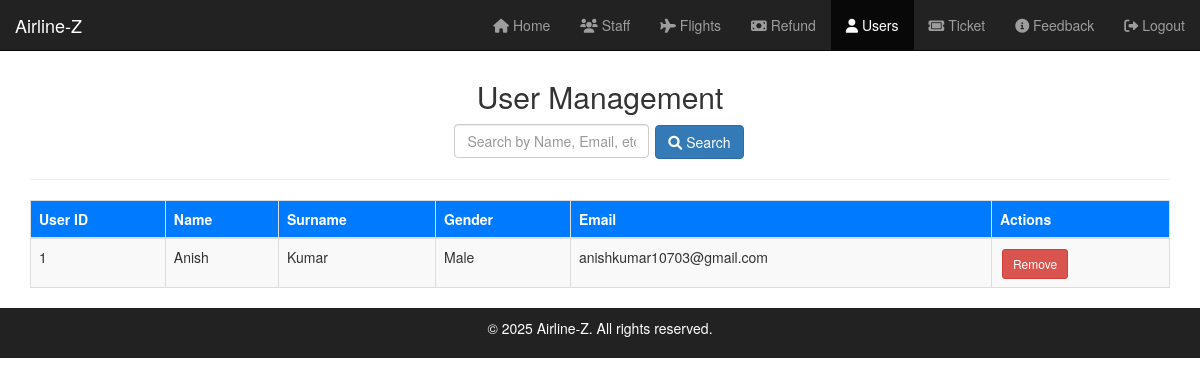
Screenshot of /admin/user-management (signed in) with the database file from the repository.
### tables this page shows
CREATE TABLE user (
    user_id INTEGER PRIMARY KEY AUTOINCREMENT,
    password TEXT NOT NULL,
    name TEXT NOT NULL,
    surname TEXT NOT NULL,
    gender TEXT NOT NULL,
    email TEXT NOT NULL,
    language TEXT,
    nationality TEXT,
    dob TEXT,
    street TEXT,
    locality TEXT,
    city TEXT,
    country TEXT,
    phone TEXT
);

### app.py (the view)
@app.route('/admin/user-management', methods=['GET'])
def user_management():
    search_query = request.args.get('query', '').strip()  # Get search query from URL parameters
    try:
        conn = get_db_connection()
        if search_query:
            users = conn.execute("""
                SELECT * FROM user
                WHERE LOWER(user_id) LIKE LOWER(?)
                OR LOWER(name) LIKE LOWER(?)
                OR LOWER(email) LIKE LOWER(?)
            """, (f"%{search_query}%", f"%{search_query}%", f"%{search_query}%")).fetchall()
        else:
            users = conn.execute("SELECT * FROM user").fetchall()
        conn.close()
        return render_template('admin/user-management.html', users=users, search_query=search_query)
    except Exception as e:
        flash(f"Error: {e}", "danger")
        return redirect(url_for('admin_panel'))

### app.py (called while the page is built)
def get_db_connection():
    conn = sqlite3.connect(DATABASE)
    conn.row_factory = sqlite3.Row  # Return rows as dictionaries
    return conn

@app.before_request
def require_login():
    admin_routes = [
        'admin_panel', 'staff_management', 'add_staff', 'remove_staff', 'modify_staff_form', 'modify_staff', 'search_staff',
        'flight_management', 'add_flight', 'remove_flight', 'modify_flight', 'search_flight',
        'refund_management', 'get_refunds', 'clear_refund', 'decline_refund', 'report_fraud',
        'user_management', 'add_user', 'remove_user',
        'ticket_management', 'remove_ticket', 'search_ticket', 'modify_ticket', 'add_ticket',
        'feedback_management'
    ]
    if request.endpoint in admin_routes and not session.get('admin_logged_in'):
        flash("You need to login first!", "warning")
        return redirect(url_for('admin_login'))

### templates/admin/user-management.html (shortened to what this page needs)
<!DOCTYPE html>
<html lang="en">
<head>
    <link rel="stylesheet" href="{{ url_for('static', filename='css/admin/user-management.css') }}">
    <link rel="stylesheet" href="https://maxcdn.bootstrapcdn.com/bootstrap/3.3.7/css/bootstrap.min.css">
    <link rel="stylesheet" href="https://cdnjs.cloudflare.com/ajax/libs/font-awesome/6.0.0/css/all.min.css">
</head>
<body>
    <nav class="navbar navbar-inverse navbar-fixed-top">
        <div class="container-fluid">
            <div class="navbar-header">
                <a class="navbar-brand" href="{{ url_for('index') }}">Airline-Z</a>
            </div>
            <div class="collapse navbar-collapse" id="adminNavbar">
                <ul class="nav navbar-nav navbar-right">
                    <li><a href="{{ url_for('admin_panel') }}"><i class="fa fa-home"></i> Home</a></li>
                    <li><a href="{{ url_for('staff_management') }}"><i class="fa fa-users"></i> Staff</a></li>
                    <li><a href="{{ url_for('flight_management') }}"><i class="fa fa-plane"></i> Flights</a></li>
                    <li><a href="{{ url_for('refund_management') }}"><i class="fa fa-money-bill"></i> Refund</a></li>
                    <li class="active"><a href="{{ url_for('user_management') }}"><i class="fa fa-user"></i> Users</a></li>
                    <li><a href="{{ url_for('ticket_management') }}"><i class="fa fa-ticket"></i> Ticket</a></li>
                    <li><a href="{{ url_for('feedback_management')}}"><i class="fa fa-info-circle"></i> Feedback</a></li>
                    <li><a href="{{ url_for('admin_logout') }}"><i class="fa fa-sign-out-alt"></i> Logout</a></li>
                </ul>
            </div>
        </div>
    </nav>
    <br><br><br>
    <div class="container">
       <h2 class="text-center">User Management</h2>
       <form id="searchForm" action="{{ url_for('user_management') }}" method="GET" class="form-inline text-center">
           <input type="text" name="search_query" placeholder="Search by Name, Email, etc." class="form-control">
           <button type="submit" class="btn btn-primary"><i class="fa fa-search"></i> Search</button>
       </form>
       <hr>
       <table class="table table-bordered table-striped">
           <thead>
               <tr>
                   <th>User ID</th>
                   <th>Name</th>
                   <th>Surname</th>
                   <th>Gender</th>
                   <th>Email</th>
                   <th>Actions</th>
               </tr>
           </thead>
           <tbody>
               {% for user in users %}
               <tr>
                   <td>{{ user.user_id }}</td>
                   <td>{{ user.name }}</td>
                   <td>{{ user.surname }}</td>
                   <td>{{ user.gender }}</td>
                   <td>{{ user.email }}</td>
                   <td>
                       <form action="{{ url_for('remove_user') }}" method="POST" style="display:inline;">
                           <button type="submit" class="btn btn-danger btn-sm">Remove</button>
                       </form>
                   </td>
               </tr>
               {% endfor %}
           </tbody>
       </table>
   </div>
   <footer class="footer">
        <div class="container text-center">
            <p>&copy; 2025 Airline-Z. All rights reserved.</p>
        </div>
    </footer>
</body>
</html>

### static/css/admin/user-management.css (style rules this page uses)
body { font-family: 'Arial', sans-serif; background-color: #f8f9fa; }
h2 { margin-top: 20px; font-weight: bold; }
.table { margin-top: 20px; width: 100%; }
.table th { background-color: #007bff; color: white; }
.btn { margin: 2px; border-radius: 5px; }
footer { background-color: #222; color: #fff; padding: 10px 0; position: relative; bottom: 0; width: 100%; }

### rows the page displays
user: user_id "1", name "Anish", surname "Kumar", gender "Male", email "anishkumar10703@gmail.com"
